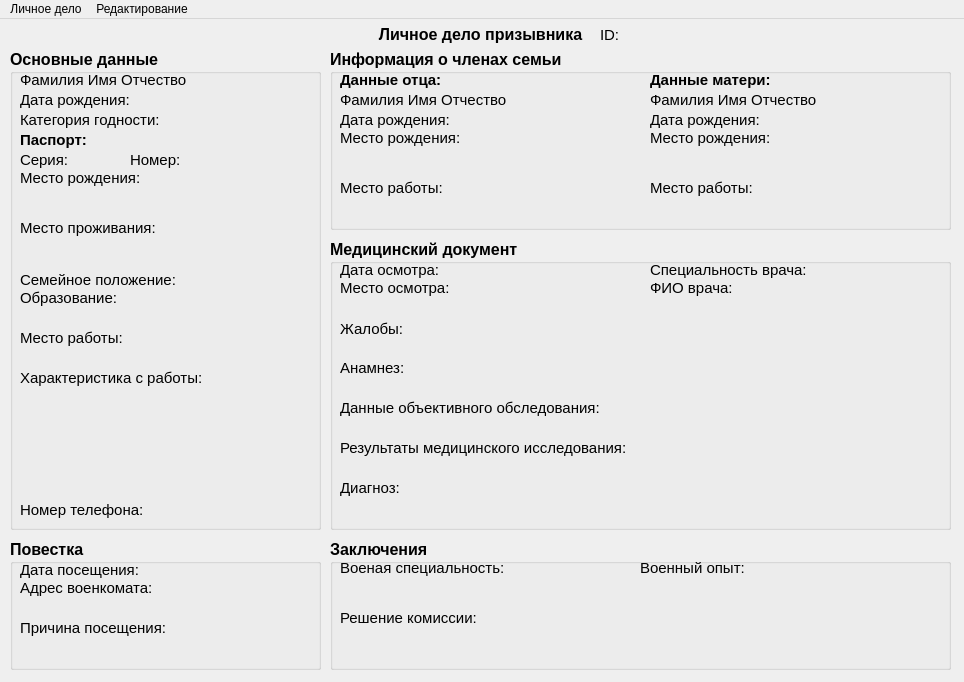
<?xml version="1.0" encoding="UTF-8"?>
<ui version="4.0">
 <class>personalFileWindow</class>
 <widget class="QMainWindow" name="personalFileWindow">
  <property name="geometry">
   <rect>
    <x>0</x>
    <y>0</y>
    <width>964</width>
    <height>682</height>
   </rect>
  </property>
  <property name="minimumSize">
   <size>
    <width>964</width>
    <height>682</height>
   </size>
  </property>
  <property name="maximumSize">
   <size>
    <width>964</width>
    <height>682</height>
   </size>
  </property>
  <property name="windowTitle">
   <string>Личное дело</string>
  </property>
  <widget class="QWidget" name="centralwidget">
   <widget class="QLabel" name="label">
    <property name="geometry">
     <rect>
      <x>10</x>
      <y>0</y>
      <width>941</width>
      <height>31</height>
     </rect>
    </property>
    <property name="font">
     <font>
      <pointsize>12</pointsize>
      <weight>75</weight>
      <bold>true</bold>
     </font>
    </property>
    <property name="text">
     <string>Личное дело призывника</string>
    </property>
    <property name="alignment">
     <set>Qt::AlignCenter</set>
    </property>
   </widget>
   <widget class="QLabel" name="flmc_id">
    <property name="geometry">
     <rect>
      <x>600</x>
      <y>0</y>
      <width>51</width>
      <height>31</height>
     </rect>
    </property>
    <property name="font">
     <font>
      <pointsize>11</pointsize>
      <weight>50</weight>
      <bold>false</bold>
     </font>
    </property>
    <property name="text">
     <string>ID: </string>
    </property>
   </widget>
   <widget class="QGroupBox" name="mainData_container">
    <property name="geometry">
     <rect>
      <x>10</x>
      <y>30</y>
      <width>311</width>
      <height>481</height>
     </rect>
    </property>
    <property name="font">
     <font>
      <pointsize>12</pointsize>
      <weight>75</weight>
      <bold>true</bold>
     </font>
    </property>
    <property name="title">
     <string>Основные данные</string>
    </property>
    <widget class="QLabel" name="birthday_place">
     <property name="geometry">
      <rect>
       <x>10</x>
       <y>120</y>
       <width>281</width>
       <height>51</height>
      </rect>
     </property>
     <property name="font">
      <font>
       <pointsize>11</pointsize>
       <weight>50</weight>
       <bold>false</bold>
      </font>
     </property>
     <property name="text">
      <string>Место рождения:</string>
     </property>
     <property name="alignment">
      <set>Qt::AlignLeading|Qt::AlignLeft|Qt::AlignTop</set>
     </property>
     <property name="wordWrap">
      <bool>true</bool>
     </property>
    </widget>
    <widget class="QLabel" name="birthday_date">
     <property name="geometry">
      <rect>
       <x>10</x>
       <y>40</y>
       <width>241</width>
       <height>21</height>
      </rect>
     </property>
     <property name="font">
      <font>
       <pointsize>11</pointsize>
       <weight>50</weight>
       <bold>false</bold>
      </font>
     </property>
     <property name="text">
      <string>Дата рождения:</string>
     </property>
    </widget>
    <widget class="QLabel" name="health_category">
     <property name="geometry">
      <rect>
       <x>10</x>
       <y>60</y>
       <width>241</width>
       <height>21</height>
      </rect>
     </property>
     <property name="font">
      <font>
       <pointsize>11</pointsize>
       <weight>50</weight>
       <bold>false</bold>
      </font>
     </property>
     <property name="text">
      <string>Категория годности: </string>
     </property>
    </widget>
    <widget class="QLabel" name="full_name">
     <property name="geometry">
      <rect>
       <x>10</x>
       <y>20</y>
       <width>241</width>
       <height>21</height>
      </rect>
     </property>
     <property name="font">
      <font>
       <pointsize>11</pointsize>
       <weight>50</weight>
       <bold>false</bold>
      </font>
     </property>
     <property name="text">
      <string>Фамилия Имя Отчество</string>
     </property>
    </widget>
    <widget class="QLabel" name="passport_series">
     <property name="geometry">
      <rect>
       <x>10</x>
       <y>100</y>
       <width>101</width>
       <height>21</height>
      </rect>
     </property>
     <property name="font">
      <font>
       <pointsize>11</pointsize>
       <weight>50</weight>
       <bold>false</bold>
      </font>
     </property>
     <property name="text">
      <string>Серия:</string>
     </property>
    </widget>
    <widget class="QLabel" name="passport">
     <property name="geometry">
      <rect>
       <x>10</x>
       <y>80</y>
       <width>71</width>
       <height>21</height>
      </rect>
     </property>
     <property name="font">
      <font>
       <pointsize>11</pointsize>
       <weight>75</weight>
       <bold>true</bold>
      </font>
     </property>
     <property name="text">
      <string>Паспорт:</string>
     </property>
    </widget>
    <widget class="QLabel" name="passport_id">
     <property name="geometry">
      <rect>
       <x>120</x>
       <y>100</y>
       <width>131</width>
       <height>21</height>
      </rect>
     </property>
     <property name="font">
      <font>
       <pointsize>11</pointsize>
       <weight>50</weight>
       <bold>false</bold>
      </font>
     </property>
     <property name="text">
      <string>Номер:</string>
     </property>
    </widget>
    <widget class="QLabel" name="living_place">
     <property name="geometry">
      <rect>
       <x>10</x>
       <y>170</y>
       <width>281</width>
       <height>51</height>
      </rect>
     </property>
     <property name="font">
      <font>
       <pointsize>11</pointsize>
       <weight>50</weight>
       <bold>false</bold>
      </font>
     </property>
     <property name="text">
      <string>Место проживания:</string>
     </property>
     <property name="alignment">
      <set>Qt::AlignLeading|Qt::AlignLeft|Qt::AlignTop</set>
     </property>
     <property name="wordWrap">
      <bool>true</bool>
     </property>
    </widget>
    <widget class="QLabel" name="family_status">
     <property name="geometry">
      <rect>
       <x>10</x>
       <y>220</y>
       <width>281</width>
       <height>21</height>
      </rect>
     </property>
     <property name="font">
      <font>
       <pointsize>11</pointsize>
       <weight>50</weight>
       <bold>false</bold>
      </font>
     </property>
     <property name="text">
      <string>Семейное положение:</string>
     </property>
    </widget>
    <widget class="QLabel" name="education">
     <property name="geometry">
      <rect>
       <x>10</x>
       <y>240</y>
       <width>281</width>
       <height>41</height>
      </rect>
     </property>
     <property name="font">
      <font>
       <pointsize>11</pointsize>
       <weight>50</weight>
       <bold>false</bold>
      </font>
     </property>
     <property name="text">
      <string>Образование:</string>
     </property>
     <property name="alignment">
      <set>Qt::AlignLeading|Qt::AlignLeft|Qt::AlignTop</set>
     </property>
     <property name="wordWrap">
      <bool>true</bool>
     </property>
    </widget>
    <widget class="QLabel" name="work_place">
     <property name="geometry">
      <rect>
       <x>10</x>
       <y>280</y>
       <width>281</width>
       <height>41</height>
      </rect>
     </property>
     <property name="font">
      <font>
       <pointsize>11</pointsize>
       <weight>50</weight>
       <bold>false</bold>
      </font>
     </property>
     <property name="text">
      <string>Место работы:</string>
     </property>
     <property name="alignment">
      <set>Qt::AlignLeading|Qt::AlignLeft|Qt::AlignTop</set>
     </property>
     <property name="wordWrap">
      <bool>true</bool>
     </property>
    </widget>
    <widget class="QLabel" name="reference_from_work">
     <property name="geometry">
      <rect>
       <x>10</x>
       <y>320</y>
       <width>281</width>
       <height>131</height>
      </rect>
     </property>
     <property name="font">
      <font>
       <pointsize>11</pointsize>
       <weight>50</weight>
       <bold>false</bold>
      </font>
     </property>
     <property name="text">
      <string>Характеристика с работы:</string>
     </property>
     <property name="alignment">
      <set>Qt::AlignLeading|Qt::AlignLeft|Qt::AlignTop</set>
     </property>
     <property name="wordWrap">
      <bool>true</bool>
     </property>
    </widget>
    <widget class="QLabel" name="phone_number">
     <property name="geometry">
      <rect>
       <x>10</x>
       <y>450</y>
       <width>281</width>
       <height>21</height>
      </rect>
     </property>
     <property name="font">
      <font>
       <pointsize>11</pointsize>
       <weight>50</weight>
       <bold>false</bold>
      </font>
     </property>
     <property name="text">
      <string>Номер телефона:</string>
     </property>
    </widget>
   </widget>
   <widget class="QGroupBox" name="groupBox">
    <property name="geometry">
     <rect>
      <x>330</x>
      <y>30</y>
      <width>621</width>
      <height>181</height>
     </rect>
    </property>
    <property name="font">
     <font>
      <pointsize>12</pointsize>
      <weight>75</weight>
      <bold>true</bold>
     </font>
    </property>
    <property name="title">
     <string>Информация о членах семьи</string>
    </property>
    <widget class="QLabel" name="passport_2">
     <property name="geometry">
      <rect>
       <x>10</x>
       <y>20</y>
       <width>111</width>
       <height>21</height>
      </rect>
     </property>
     <property name="font">
      <font>
       <pointsize>11</pointsize>
       <weight>75</weight>
       <bold>true</bold>
      </font>
     </property>
     <property name="text">
      <string>Данные отца:</string>
     </property>
    </widget>
    <widget class="QLabel" name="father_full_name">
     <property name="geometry">
      <rect>
       <x>10</x>
       <y>40</y>
       <width>241</width>
       <height>21</height>
      </rect>
     </property>
     <property name="font">
      <font>
       <pointsize>11</pointsize>
       <weight>50</weight>
       <bold>false</bold>
      </font>
     </property>
     <property name="text">
      <string>Фамилия Имя Отчество</string>
     </property>
    </widget>
    <widget class="QLabel" name="father_birthday_date">
     <property name="geometry">
      <rect>
       <x>10</x>
       <y>60</y>
       <width>241</width>
       <height>21</height>
      </rect>
     </property>
     <property name="font">
      <font>
       <pointsize>11</pointsize>
       <weight>50</weight>
       <bold>false</bold>
      </font>
     </property>
     <property name="text">
      <string>Дата рождения:</string>
     </property>
    </widget>
    <widget class="QLabel" name="father_birthday_place">
     <property name="geometry">
      <rect>
       <x>10</x>
       <y>80</y>
       <width>281</width>
       <height>51</height>
      </rect>
     </property>
     <property name="font">
      <font>
       <pointsize>11</pointsize>
       <weight>50</weight>
       <bold>false</bold>
      </font>
     </property>
     <property name="text">
      <string>Место рождения:</string>
     </property>
     <property name="alignment">
      <set>Qt::AlignLeading|Qt::AlignLeft|Qt::AlignTop</set>
     </property>
     <property name="wordWrap">
      <bool>true</bool>
     </property>
    </widget>
    <widget class="QLabel" name="father_work_place">
     <property name="geometry">
      <rect>
       <x>10</x>
       <y>130</y>
       <width>281</width>
       <height>41</height>
      </rect>
     </property>
     <property name="font">
      <font>
       <pointsize>11</pointsize>
       <weight>50</weight>
       <bold>false</bold>
      </font>
     </property>
     <property name="text">
      <string>Место работы:</string>
     </property>
     <property name="alignment">
      <set>Qt::AlignLeading|Qt::AlignLeft|Qt::AlignTop</set>
     </property>
     <property name="wordWrap">
      <bool>true</bool>
     </property>
    </widget>
    <widget class="QLabel" name="mother_birthday_place">
     <property name="geometry">
      <rect>
       <x>320</x>
       <y>80</y>
       <width>281</width>
       <height>51</height>
      </rect>
     </property>
     <property name="font">
      <font>
       <pointsize>11</pointsize>
       <weight>50</weight>
       <bold>false</bold>
      </font>
     </property>
     <property name="text">
      <string>Место рождения:</string>
     </property>
     <property name="alignment">
      <set>Qt::AlignLeading|Qt::AlignLeft|Qt::AlignTop</set>
     </property>
     <property name="wordWrap">
      <bool>true</bool>
     </property>
    </widget>
    <widget class="QLabel" name="mother_birthday_date">
     <property name="geometry">
      <rect>
       <x>320</x>
       <y>60</y>
       <width>241</width>
       <height>21</height>
      </rect>
     </property>
     <property name="font">
      <font>
       <pointsize>11</pointsize>
       <weight>50</weight>
       <bold>false</bold>
      </font>
     </property>
     <property name="text">
      <string>Дата рождения:</string>
     </property>
    </widget>
    <widget class="QLabel" name="mother_full_name">
     <property name="geometry">
      <rect>
       <x>320</x>
       <y>40</y>
       <width>241</width>
       <height>21</height>
      </rect>
     </property>
     <property name="font">
      <font>
       <pointsize>11</pointsize>
       <weight>50</weight>
       <bold>false</bold>
      </font>
     </property>
     <property name="text">
      <string>Фамилия Имя Отчество</string>
     </property>
    </widget>
    <widget class="QLabel" name="mother_work_place">
     <property name="geometry">
      <rect>
       <x>320</x>
       <y>130</y>
       <width>281</width>
       <height>41</height>
      </rect>
     </property>
     <property name="font">
      <font>
       <pointsize>11</pointsize>
       <weight>50</weight>
       <bold>false</bold>
      </font>
     </property>
     <property name="text">
      <string>Место работы:</string>
     </property>
     <property name="alignment">
      <set>Qt::AlignLeading|Qt::AlignLeft|Qt::AlignTop</set>
     </property>
     <property name="wordWrap">
      <bool>true</bool>
     </property>
    </widget>
    <widget class="QLabel" name="passport_3">
     <property name="geometry">
      <rect>
       <x>320</x>
       <y>20</y>
       <width>131</width>
       <height>21</height>
      </rect>
     </property>
     <property name="font">
      <font>
       <pointsize>11</pointsize>
       <weight>75</weight>
       <bold>true</bold>
      </font>
     </property>
     <property name="text">
      <string>Данные матери:</string>
     </property>
    </widget>
   </widget>
   <widget class="QGroupBox" name="groupBox_2">
    <property name="geometry">
     <rect>
      <x>10</x>
      <y>520</y>
      <width>311</width>
      <height>131</height>
     </rect>
    </property>
    <property name="font">
     <font>
      <pointsize>12</pointsize>
      <weight>75</weight>
      <bold>true</bold>
     </font>
    </property>
    <property name="title">
     <string>Повестка</string>
    </property>
    <widget class="QLabel" name="visit_date">
     <property name="geometry">
      <rect>
       <x>10</x>
       <y>20</y>
       <width>241</width>
       <height>21</height>
      </rect>
     </property>
     <property name="font">
      <font>
       <pointsize>11</pointsize>
       <weight>50</weight>
       <bold>false</bold>
      </font>
     </property>
     <property name="text">
      <string>Дата посещения:</string>
     </property>
    </widget>
    <widget class="QLabel" name="visit_reason">
     <property name="geometry">
      <rect>
       <x>10</x>
       <y>80</y>
       <width>291</width>
       <height>41</height>
      </rect>
     </property>
     <property name="font">
      <font>
       <pointsize>11</pointsize>
       <weight>50</weight>
       <bold>false</bold>
      </font>
     </property>
     <property name="text">
      <string>Причина посещения:</string>
     </property>
     <property name="alignment">
      <set>Qt::AlignLeading|Qt::AlignLeft|Qt::AlignTop</set>
     </property>
     <property name="wordWrap">
      <bool>true</bool>
     </property>
    </widget>
    <widget class="QLabel" name="comissariat_address">
     <property name="geometry">
      <rect>
       <x>10</x>
       <y>40</y>
       <width>291</width>
       <height>41</height>
      </rect>
     </property>
     <property name="font">
      <font>
       <pointsize>11</pointsize>
       <weight>50</weight>
       <bold>false</bold>
      </font>
     </property>
     <property name="text">
      <string>Адрес военкомата: </string>
     </property>
     <property name="alignment">
      <set>Qt::AlignLeading|Qt::AlignLeft|Qt::AlignTop</set>
     </property>
     <property name="wordWrap">
      <bool>true</bool>
     </property>
    </widget>
   </widget>
   <widget class="QGroupBox" name="groupBox_3">
    <property name="geometry">
     <rect>
      <x>330</x>
      <y>220</y>
      <width>621</width>
      <height>291</height>
     </rect>
    </property>
    <property name="font">
     <font>
      <pointsize>12</pointsize>
      <weight>75</weight>
      <bold>true</bold>
     </font>
    </property>
    <property name="title">
     <string>Медицинский документ</string>
    </property>
    <widget class="QLabel" name="examination_date">
     <property name="geometry">
      <rect>
       <x>10</x>
       <y>20</y>
       <width>291</width>
       <height>21</height>
      </rect>
     </property>
     <property name="font">
      <font>
       <pointsize>11</pointsize>
       <weight>50</weight>
       <bold>false</bold>
      </font>
     </property>
     <property name="text">
      <string>Дата осмотра: </string>
     </property>
    </widget>
    <widget class="QLabel" name="examination_place">
     <property name="geometry">
      <rect>
       <x>10</x>
       <y>40</y>
       <width>291</width>
       <height>41</height>
      </rect>
     </property>
     <property name="font">
      <font>
       <pointsize>11</pointsize>
       <weight>50</weight>
       <bold>false</bold>
      </font>
     </property>
     <property name="text">
      <string>Место осмотра:</string>
     </property>
     <property name="alignment">
      <set>Qt::AlignLeading|Qt::AlignLeft|Qt::AlignTop</set>
     </property>
     <property name="wordWrap">
      <bool>true</bool>
     </property>
    </widget>
    <widget class="QLabel" name="doctor_specialty">
     <property name="geometry">
      <rect>
       <x>320</x>
       <y>20</y>
       <width>291</width>
       <height>21</height>
      </rect>
     </property>
     <property name="font">
      <font>
       <pointsize>11</pointsize>
       <weight>50</weight>
       <bold>false</bold>
      </font>
     </property>
     <property name="text">
      <string>Специальность врача:</string>
     </property>
    </widget>
    <widget class="QLabel" name="doctor_full_name">
     <property name="geometry">
      <rect>
       <x>320</x>
       <y>40</y>
       <width>281</width>
       <height>41</height>
      </rect>
     </property>
     <property name="font">
      <font>
       <pointsize>11</pointsize>
       <weight>50</weight>
       <bold>false</bold>
      </font>
     </property>
     <property name="text">
      <string>ФИО врача:</string>
     </property>
     <property name="alignment">
      <set>Qt::AlignLeading|Qt::AlignLeft|Qt::AlignTop</set>
     </property>
     <property name="wordWrap">
      <bool>true</bool>
     </property>
    </widget>
    <widget class="QLabel" name="complaints">
     <property name="geometry">
      <rect>
       <x>10</x>
       <y>81</y>
       <width>601</width>
       <height>41</height>
      </rect>
     </property>
     <property name="font">
      <font>
       <pointsize>11</pointsize>
       <weight>50</weight>
       <bold>false</bold>
      </font>
     </property>
     <property name="text">
      <string>Жалобы:</string>
     </property>
     <property name="alignment">
      <set>Qt::AlignLeading|Qt::AlignLeft|Qt::AlignTop</set>
     </property>
     <property name="wordWrap">
      <bool>true</bool>
     </property>
    </widget>
    <widget class="QLabel" name="anamnesis">
     <property name="geometry">
      <rect>
       <x>10</x>
       <y>120</y>
       <width>601</width>
       <height>41</height>
      </rect>
     </property>
     <property name="font">
      <font>
       <pointsize>11</pointsize>
       <weight>50</weight>
       <bold>false</bold>
      </font>
     </property>
     <property name="text">
      <string>Анамнез:</string>
     </property>
     <property name="alignment">
      <set>Qt::AlignLeading|Qt::AlignLeft|Qt::AlignTop</set>
     </property>
     <property name="wordWrap">
      <bool>true</bool>
     </property>
    </widget>
    <widget class="QLabel" name="objective_research_data">
     <property name="geometry">
      <rect>
       <x>10</x>
       <y>160</y>
       <width>601</width>
       <height>41</height>
      </rect>
     </property>
     <property name="font">
      <font>
       <pointsize>11</pointsize>
       <weight>50</weight>
       <bold>false</bold>
      </font>
     </property>
     <property name="text">
      <string>Данные объективного обследования:</string>
     </property>
     <property name="alignment">
      <set>Qt::AlignLeading|Qt::AlignLeft|Qt::AlignTop</set>
     </property>
     <property name="wordWrap">
      <bool>true</bool>
     </property>
    </widget>
    <widget class="QLabel" name="examination_results">
     <property name="geometry">
      <rect>
       <x>10</x>
       <y>200</y>
       <width>601</width>
       <height>41</height>
      </rect>
     </property>
     <property name="font">
      <font>
       <pointsize>11</pointsize>
       <weight>50</weight>
       <bold>false</bold>
      </font>
     </property>
     <property name="text">
      <string>Результаты медицинского исследования:</string>
     </property>
     <property name="alignment">
      <set>Qt::AlignLeading|Qt::AlignLeft|Qt::AlignTop</set>
     </property>
     <property name="wordWrap">
      <bool>true</bool>
     </property>
    </widget>
    <widget class="QLabel" name="diagnosis">
     <property name="geometry">
      <rect>
       <x>10</x>
       <y>240</y>
       <width>601</width>
       <height>41</height>
      </rect>
     </property>
     <property name="font">
      <font>
       <pointsize>11</pointsize>
       <weight>50</weight>
       <bold>false</bold>
      </font>
     </property>
     <property name="text">
      <string>Диагноз:</string>
     </property>
     <property name="alignment">
      <set>Qt::AlignLeading|Qt::AlignLeft|Qt::AlignTop</set>
     </property>
     <property name="wordWrap">
      <bool>true</bool>
     </property>
    </widget>
   </widget>
   <widget class="QGroupBox" name="groupBox_4">
    <property name="geometry">
     <rect>
      <x>330</x>
      <y>520</y>
      <width>621</width>
      <height>131</height>
     </rect>
    </property>
    <property name="font">
     <font>
      <pointsize>12</pointsize>
      <weight>75</weight>
      <bold>true</bold>
     </font>
    </property>
    <property name="title">
     <string>Заключения</string>
    </property>
    <widget class="QLabel" name="military_specialty">
     <property name="geometry">
      <rect>
       <x>10</x>
       <y>20</y>
       <width>291</width>
       <height>41</height>
      </rect>
     </property>
     <property name="font">
      <font>
       <pointsize>11</pointsize>
       <weight>50</weight>
       <bold>false</bold>
      </font>
     </property>
     <property name="text">
      <string>Военая специальность:</string>
     </property>
     <property name="alignment">
      <set>Qt::AlignLeading|Qt::AlignLeft|Qt::AlignTop</set>
     </property>
     <property name="wordWrap">
      <bool>true</bool>
     </property>
    </widget>
    <widget class="QLabel" name="commitee_decision">
     <property name="geometry">
      <rect>
       <x>10</x>
       <y>70</y>
       <width>601</width>
       <height>51</height>
      </rect>
     </property>
     <property name="font">
      <font>
       <pointsize>11</pointsize>
       <weight>50</weight>
       <bold>false</bold>
      </font>
     </property>
     <property name="text">
      <string>Решение комиссии:</string>
     </property>
     <property name="alignment">
      <set>Qt::AlignLeading|Qt::AlignLeft|Qt::AlignTop</set>
     </property>
     <property name="wordWrap">
      <bool>true</bool>
     </property>
    </widget>
    <widget class="QLabel" name="combat_experience">
     <property name="geometry">
      <rect>
       <x>310</x>
       <y>20</y>
       <width>301</width>
       <height>41</height>
      </rect>
     </property>
     <property name="font">
      <font>
       <pointsize>11</pointsize>
       <weight>50</weight>
       <bold>false</bold>
      </font>
     </property>
     <property name="text">
      <string>Военный опыт:</string>
     </property>
     <property name="alignment">
      <set>Qt::AlignLeading|Qt::AlignLeft|Qt::AlignTop</set>
     </property>
     <property name="wordWrap">
      <bool>true</bool>
     </property>
    </widget>
   </widget>
  </widget>
  <widget class="QMenuBar" name="menubar">
   <property name="geometry">
    <rect>
     <x>0</x>
     <y>0</y>
     <width>964</width>
     <height>21</height>
    </rect>
   </property>
   <widget class="QMenu" name="menu">
    <property name="title">
     <string>Редактирование</string>
    </property>
    <addaction name="actionAction"/>
   </widget>
   <widget class="QMenu" name="menu_2">
    <property name="title">
     <string>Личное дело</string>
    </property>
    <addaction name="create_personal_file"/>
   </widget>
   <addaction name="menu_2"/>
   <addaction name="menu"/>
  </widget>
  <action name="action">
   <property name="text">
    <string>Сформировать</string>
   </property>
  </action>
  <action name="create_personal_file">
   <property name="text">
    <string>Сформировать</string>
   </property>
  </action>
  <action name="actionAction">
   <property name="text">
    <string>Action</string>
   </property>
  </action>
 </widget>
 <resources/>
 <connections/>
</ui>
